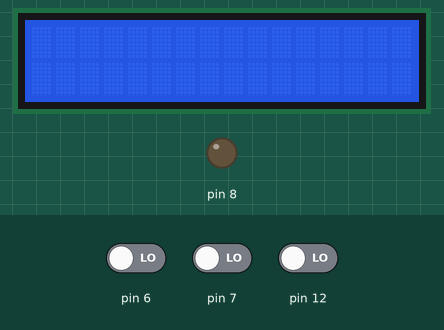
This sketch was run on a simulated Arduino Uno, built with avr-gcc and run on an emulated ATmega328P. On the bench: 16×2 character LCD, output pins drawn as LEDs (lit = HIGH). Inputs (shaded band) come from the test bench; at power-on: pin 12 LOW, pin 6 LOW, pin 7 LOW.

Above: at 1.2 s.
1.3 s: pin 12 driven HIGH
At 1.4 s:
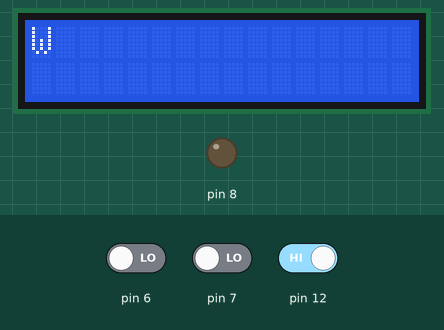
At 6.8 s:
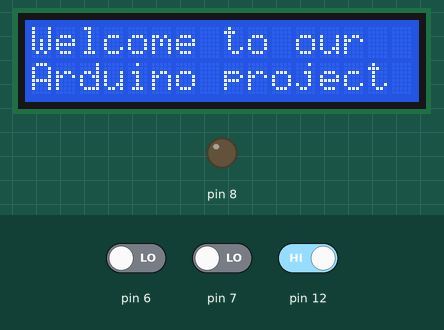
12.1 s: pin 12 driven HIGH
At 12.14 s:
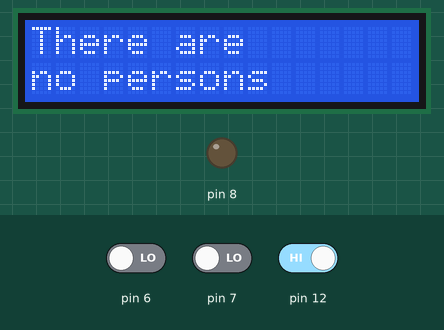

The sketch:

Smart-Gate-Code.ino
```cpp
#include <LiquidCrystal.h>
LiquidCrystal lcd(11, 10, 5, 4, 3, 2);

int people = 0;
bool Sensed[2] = {false, false}, on = false, showed = false;

void setup() {
  // put your setup code here, to run once:
  pinMode(6, INPUT);
  pinMode(12, INPUT);
  pinMode(13, INPUT);
  pinMode(8, OUTPUT);
  lcd.begin(16, 2);
}

void loop() {
  // put your main code here, to run repeatedly:
  bool Button = digitalRead(12);
  if(Button) {
    if(!showed) {
        Show();
        showed = true;
    }else {
      lcd.clear();
      people = 0;
      on = !on;
      if(on) {
        lcd.print("There are");
        lcd.setCursor(0, 1);
        if(people != 0)
          lcd.print(people);
        else
          lcd.print("no");
        lcd.print(" persons");
      }
      delay(250);
    }
  }

  if(on) {
    bool PIR[2] = {digitalRead(6), digitalRead(7)};

    for(int i = 0; i < 2; i++){
      if(PIR[i] && !PIR[1-i]) {
        Sensed[i] = true;
        if(Sensed[1-i]) {
          people += i? 1 : -1;
          lcd.clear();
          lcd.print(people == 1? "There is" : "There are");
          lcd.setCursor(0, 1);
          if(people != 0)
            lcd.print(people);
          else
            lcd.print("no");
          lcd.print(people == 1? " person" : " persons");
          tone(9, 700 + 200*i, 100);
          Sensed[0] = false;
          Sensed[1] = false;
          if(people <= 5)
            delay(3000);
        }
      }
    }

    if(people > 5) {
      alert();
    }
  }
}

void Show(){
  lcd.clear();
  String s[4] = {"Welcome to our", "Arduino project", "Press the Push", "Button to start"};
  for(int i = 0; i < 14; i++) {
    lcd.print(s[0][i]);
    if(s[0][i] != ' ' && s[0][i] != '\n')
      delay(200);
  }
  lcd.setCursor(0, 1);
  for(int i = 0; i < 15; i++) {
    lcd.print(s[1][i]);
    if(s[1][i] != ' ' && s[1][i] != '\n')
      delay(200);
  }
  delay(500);
  lcd.clear();
  for(int i = 0; i < 14; i++) {
    lcd.print(s[2][i]);
    if(s[2][i] != ' ' && s[2][i] != '\n')
      delay(200);
  }
  lcd.setCursor(0, 1);
  for(int i = 0; i < 15; i++) {
    lcd.print(s[3][i]);
    if(s[3][i] != ' ' && s[3][i] != '\n')
      delay(200);
  }
}

void alert(){
  tone(9, 1500, 150);
  digitalWrite(8, HIGH);
  delay(150);
  tone(9, 1000, 150);
  digitalWrite(8, LOW);
  delay(150);
}
```

Measured:
- after the input at 1.3 s, the display: changes at once (image 1)
- what the display in image 2 shows lasts 0.7 s, from 6.3 s to 7.0 s
